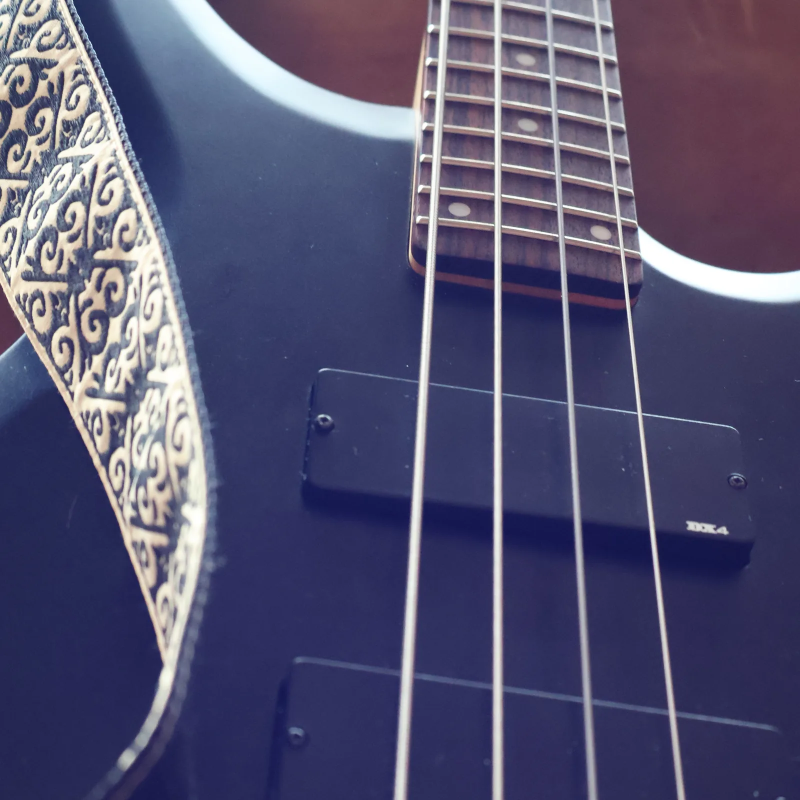
#> input picture gallery/2026-bass-emg-pickups-up-close.webp, 1600 x 1600 px (shown at 1/2 size)
$ python sketchify.py ../gallery/2026-bass-emg-pickups-up-close.webp out.png
#> lines starting #> are read from the running program, lines starting #| are printed output that depends on the picture
"""Sketch pass: turns a polished render into a loose pencil sketch with a light wash.

Every room drawing on the site goes through this, so the set shares one hand no matter
how prettily the source was rendered. Steps:
  1. edge-preserving smoothing flattens fine texture, glossy reflections and over-rendered hatching
  2. XDoG (extended difference of Gaussians) pulls pencil line work out of the flattened image
  3. a faint wash: the flattened image, heavily desaturated and pulled toward the paper colour
  4. graphite lines multiplied over paper plus wash, with a little grain so lines read as pencil

Usage: python3 tools/sketchify.py in.png out.png [--wash 0.32] [--sat 0.35] [--detail 1.0] [--smooth 60]
  --wash   opacity of the colour wash under the lines (0 = pure pencil, 1 = full render)
  --sat    saturation kept in the wash (0 = grey, 1 = source)
  --detail line fineness: lower = fewer, bolder lines; higher = more, finer lines
  --smooth how hard step 1 flattens texture (higher = flatter, fewer reflections)
"""
import sys, argparse
import numpy as np
import cv2

ap = argparse.ArgumentParser()
ap.add_argument('src'); ap.add_argument('dst')
ap.add_argument('--wash', type=float, default=0.32)
ap.add_argument('--sat', type=float, default=0.35)
ap.add_argument('--detail', type=float, default=1.0)
ap.add_argument('--smooth', type=float, default=60)
ap.add_argument('--seed', type=int, default=3)
ap.add_argument('--crush', type=float, default=0.0, help='0..1: flatten tones below 0.4 so reflections inside dark paint vanish')
ap.add_argument('--eps', type=float, default=0.72, help='XDoG threshold: lower = only real edges become lines, mid-tones stay paper')
ap.add_argument('--shade', type=float, default=0.0, help='0..1: clean hatched shading from the image darkness, drawn separately from the lines')
ap.add_argument('--fill_lo', type=float, default=0.30)
ap.add_argument('--fill_hi', type=float, default=0.62)
a = ap.parse_args()
rng = np.random.default_rng(a.seed)

PAPER = np.array([235, 241, 244], np.float32) / 255.0     # BGR of #f4f1eb, the site's paper
GRAPHITE = np.array([62, 70, 78], np.float32) / 255.0     # BGR of #4e463e, warm graphite (pencil, not ink)

src = cv2.imread(a.src, cv2.IMREAD_COLOR)
#> src is the input picture: shape (1600, 1600, 3); mean B, G, R 113.9, 83, 85.4
h, w = src.shape[:2]

# 1. flatten: two edge-preserving passes (recursive filter) plus a light bilateral
flat = cv2.edgePreservingFilter(src, flags=1, sigma_s=a.smooth, sigma_r=0.35)
flat = cv2.edgePreservingFilter(flat, flags=1, sigma_s=a.smooth * 0.5, sigma_r=0.3)
flat = cv2.bilateralFilter(flat, 7, 40, 7)

# 2. XDoG line work on the flattened luminance
g = cv2.cvtColor(flat, cv2.COLOR_BGR2GRAY).astype(np.float32) / 255.0
if a.crush > 0:
    T = 0.42
    g = np.where(g < T, T - (T - g) * (1 - a.crush), g)
    g = cv2.medianBlur((g * 255).astype(np.uint8), 5).astype(np.float32) / 255.0 * (a.crush > 0.5) + g * (a.crush <= 0.5)
sig = 1.15 / max(0.4, a.detail)
g1 = cv2.GaussianBlur(g, (0, 0), sig)
g2 = cv2.GaussianBlur(g, (0, 0), sig * 1.6)
p, eps, phi = 22.0, a.eps, 18.0
S = (1 + p) * g1 - p * g2
E = np.where(S >= eps, 1.0, 1.0 + np.tanh(phi * (S - eps)))
E = np.clip(E, 0, 1)
# soften the very darkest fills so big dark shapes read as hatched pencil, not ink
E = 0.18 + 0.82 * E
# drop isolated specks: anything darker than paper that is tiny and faint
ink = (1 - E)
ink = cv2.GaussianBlur(ink, (0, 0), 0.6)
ink[ink < 0.08] = 0
#> ink: shape (1600, 1600) float32; min 0, max 0.82, mean 0.71

# large dark fills (a black car, drapes, a shadowed floor) become hatching instead of solid ink:
# a sketcher shades a big dark shape with strokes and keeps its outline crisp
fill = cv2.GaussianBlur(ink, (0, 0), 5.0)
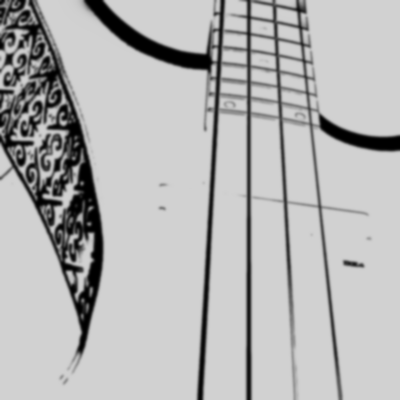
#> fill: shape (1600, 1600) float32 (shown at 1/4 size); min 0, max 0.82, mean 0.71
m = np.clip((fill - a.fill_lo) / (a.fill_hi - a.fill_lo), 0, 1)
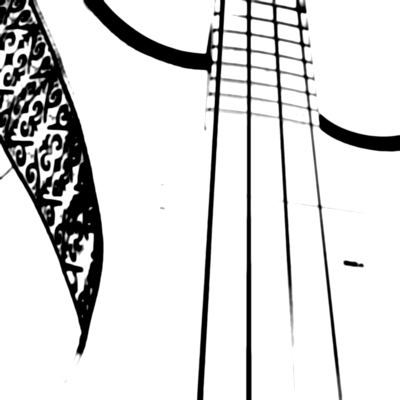
#> m: shape (1600, 1600) float32 (shown at 1/4 size); min 0, max 1, mean 0.857
m = m * m * (3 - 2 * m)
yy, xx = np.mgrid[0:h, 0:w].astype(np.float32)
P = 6.5
hatch = np.clip((np.cos((xx + yy) * 2 * np.pi / P) - 0.35) / 0.65, 0, 1)
hatch2 = np.clip((np.cos((xx - yy) * 2 * np.pi / (P * 1.15)) - 0.55) / 0.45, 0, 1)
tone = 0.30 * hatch + 0.22 * hatch2 * np.clip((fill - 0.7) / 0.3, 0, 1)
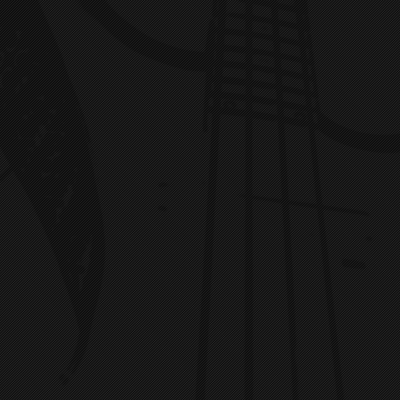
#> tone: shape (1600, 1600) float32 (shown at 1/4 size); min 0, max 0.388, mean 0.0901
ink = ink * (1 - m) + m * np.clip(0.30 * ink + tone * (0.55 + 0.45 * fill), 0, 0.85)

# clean shading: two or three hatch levels from the smoothed darkness of the flattened image,
# so shadows read as light pencil strokes instead of mottled fill
if a.shade > 0:
    dark = 1 - cv2.GaussianBlur(cv2.cvtColor(flat, cv2.COLOR_BGR2GRAY).astype(np.float32) / 255.0, (0, 0), 4.0)
    yy2, xx2 = np.mgrid[0:h, 0:w].astype(np.float32)
    def lines(angle, period, width=0.5):
        t = np.cos(np.radians(angle)) * xx2 + np.sin(np.radians(angle)) * yy2
        return np.clip((np.cos(t * 2 * np.pi / period) - (1 - width)) / width, 0, 1)
    def step(lo, hi): return np.clip((dark - lo) / (hi - lo), 0, 1)
    shading = (0.55 * lines(-55, 7.0) * step(0.30, 0.40)
             + 0.45 * lines(35, 8.0) * step(0.50, 0.60)
             + 0.35 * lines(-55, 3.5, 0.4) * step(0.70, 0.80))
    shading = cv2.GaussianBlur(shading, (0, 0), 0.5) * a.shade
    ink = np.maximum(ink, shading)

# pencil grain: modulate line strength with fine noise, a touch of directional streak
noise = rng.normal(0, 1, (h, w)).astype(np.float32)
noise = cv2.GaussianBlur(noise, (0, 0), 0.7)
streak = cv2.blur(rng.normal(0, 1, (h, w)).astype(np.float32), (9, 1))
grain = np.clip(0.82 + 0.10 * noise + 0.08 * streak, 0.55, 1.0)
ink = np.clip(ink * grain * 1.02, 0, 0.9)

# 3. wash: flattened colour, desaturated, pulled toward paper
hsv = cv2.cvtColor(flat, cv2.COLOR_BGR2HSV).astype(np.float32)
hsv[..., 1] *= a.sat
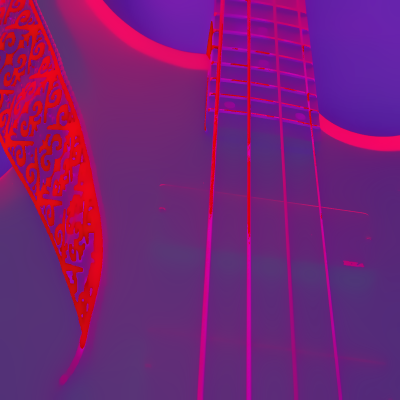
#> hsv: shape (1600, 1600, 3) float32 (shown at 1/4 size); mean B, G, R 116.8, 31.8, 117.7
wash = cv2.cvtColor(hsv.clip(0, 255).astype(np.uint8), cv2.COLOR_HSV2BGR).astype(np.float32) / 255.0
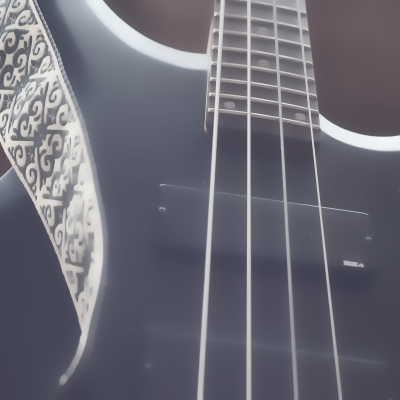
#> wash: shape (1600, 1600, 3) float32 (shown at 1/4 size); mean B, G, R 0.457, 0.413, 0.416
wash = cv2.GaussianBlur(wash, (0, 0), 1.2)
base = PAPER * (1 - a.wash) + wash * a.wash
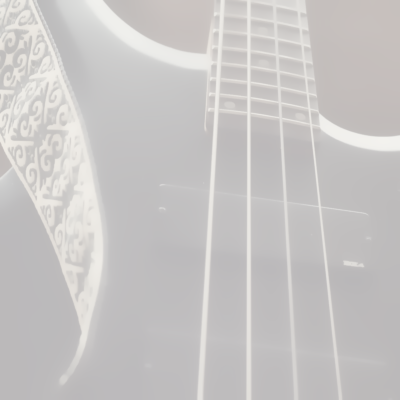
#> base: shape (1600, 1600, 3) float32 (shown at 1/4 size); mean B, G, R 0.775, 0.779, 0.783
# keep the wash from going muddy: lift its darkest values
base = np.maximum(base, PAPER * 0.68)

# 4. graphite over paper and wash
out = base * (1 - ink[..., None]) + (GRAPHITE * base) * ink[..., None]
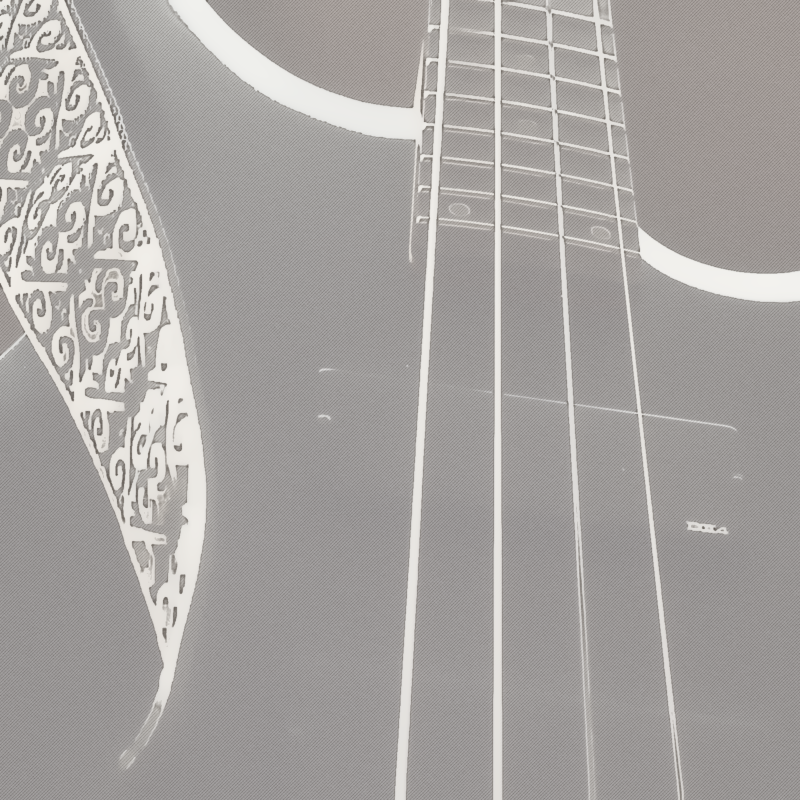
#> out: shape (1600, 1600, 3) float32 (shown at 1/2 size); mean B, G, R 0.631, 0.638, 0.649
# paper tooth over everything
tooth = cv2.GaussianBlur(rng.normal(0, 1, (h, w)).astype(np.float32), (0, 0), 1.0)
out = out * (1 + 0.018 * tooth[..., None])
cv2.imwrite(a.dst, (np.clip(out, 0, 1) * 255).astype(np.uint8))
print(a.dst, 'wash', a.wash, 'sat', a.sat, 'detail', a.detail, 'smooth', a.smooth)
